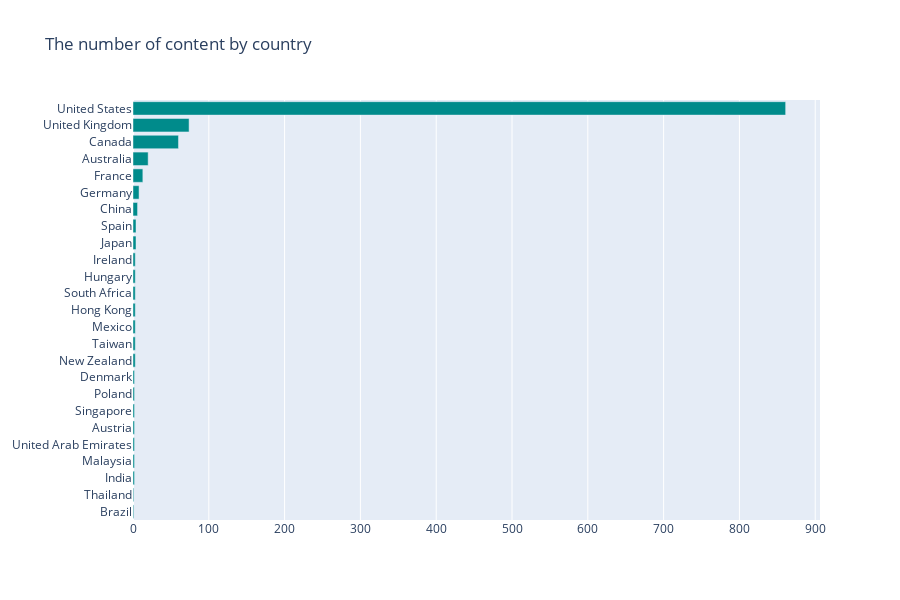

Source (notebook cell):
### Code cell
#The Volume of Content by Country
country_vals = geoplot(df)
# tabs = Counter(country_vals).most_common(25)

# labels = [_[0] for _ in tabs][::-1]
# values = [_[1] for _ in tabs][::-1]
# trace1 = go.Bar(y=labels, x=values, orientation="h", name="", marker=dict(color="#008B8B"))

# data = [trace1]
# layout = go.Layout(title="The number of content by country", height=600, legend=dict(x=0.1, y=1.1, orientation="h"))
# fig = go.Figure(data, layout=layout)
# fig.show()

### Figure 1 — Plotly figure (JSON) as saved in the notebook; plotly's stock layout.template omitted (floating-point values rounded to 4 significant figures)
{"data": [{"marker": {"color": "#008B8B"}, "name": "", "orientation": "h", "type": "bar", "x": [1, 1, 2, 2, 2, 2, 2, 2, 2, 3, 3, 3, 3, 3, 3, 3, 4, 4, 6, 8, 13, 20, 60, 74, 861], "y": ["Brazil", "Thailand", "India", "Malaysia", "United Arab Emirates", "Austria", "Singapore", "Poland", "Denmark", "New Zealand", "Taiwan", "Mexico", "Hong Kong", "South Africa", "Hungary", "Ireland", "Japan", "Spain", "China", "Germany", "France", "Australia", "Canada", "United Kingdom", "United States"]}], "layout": {"height": 600, "legend": {"orientation": "h", "x": 0.1, "y": 1.1}, "title": {"text": "The number of content by country"}}}
